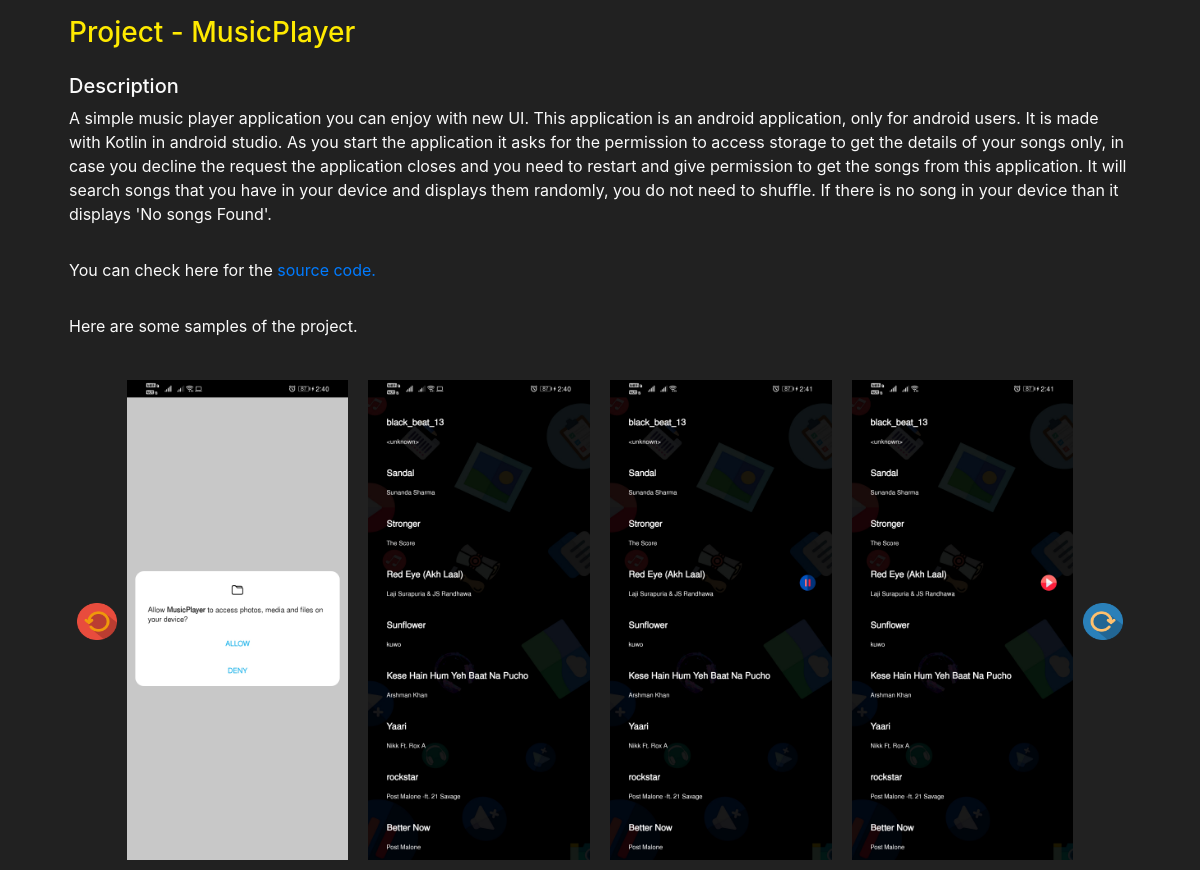
Screenshot of /project/2/ with the database file from the repository.
### mywebsite/models.py (models this page shows, shortened)
class Project(models.Model):
    project_name = models.CharField(max_length=100)
    started = models.DateField(default=timezone.now())
    ended = models.DateField(default=timezone.now())
    source = models.URLField(max_length=200)
    description = models.CharField(max_length=1000)
    image = models.ImageField(blank=True)

class ProjectImages(models.Model):
    project = models.ForeignKey(Project, default=None, on_delete=models.CASCADE)
    images = models.FileField(upload_to = 'images/')

### mywebsite/views.py (the view)
# urls.py: path('project/<int:id>/', views.projectview, name='product_detail')
def projectview(request, id):
    project = get_object_or_404(Project, id=id)
    photos = ProjectImages.objects.filter(project = project)
    context = {
        'project' : project,
        'photos' : photos
    }
    return render(request, 'mywebsite/projectview.html', context)

### mywebsite/templates/mywebsite/projectview.html (shortened to what this page needs)
{% extends './base.html' %}
{% load static %}
{% block css %}
<link href="{% static 'css/project.css' %}" rel="stylesheet" type="text/css">
{% endblock %}
{% block content %}
<div class="container">
    <div class="row my-3 mx-4">
        <h3>Project - {{ project.project_name }}</h3>
    </div>
    <div class="row my-3 mx-4">
        <h5>Description</h5>
        <p>{{ project.description }}</p>
    </div>
    <div id="link" class="row my-3 mx-4">
        <p>You can check here for the <a href="{{ project.source }}">source code.</a></p>
    </div>
    <div class="row my-3 mx-4">
        <p>Here are some samples of the project.</p>
    </div>
    <div class="element">
        <img class="b1 fl" onclick="plusDivs(-1)" src="{% static 'images/left_arrow.png' %}">
        {% for photo in photos %}
        <img class="mySlides fl" src="{% static photo.images.name %}">
        {% endfor %}
        <img class="b2 fl" onclick="plusDivs(1)" src="{% static 'images/right_arrow.png' %}">
    </div>
</div>
{% endblock %}

### static/css/project.css (style rules this page uses)
body { background-color: #212121 !important; color: #fafafa !important; }
h3 { color: #ffea00 !important; text-align: center !important; }
#link a { text-decoration: none; }
.element { display: flex; justify-content: center; align-items: center; }
.mySlides { height: 500px; width: auto; padding: 10px; }
.b1 { padding-top: 3px; width: 40px; height: 40px; }
.b2 { padding-top: 3px; width: 40px; height: 40px; }

### rows the page displays
Project: project_name "MusicPlayer", description "A simple music player application you can enjoy with new UI. This application is an android application, only for android users. It is made with Kotlin in android studio. As you start the application it asks for the permission to access storage to get the details of your songs only, in case you decline the request the application closes and you need to restart and give permission to get the songs from this application. It will search songs that you have in your device and displays them randomly, you do not need to shuffle. If there is no song in your device than it displays 'No songs Found'."
ProjectImages: images (picture)
ProjectImages: images (picture)
ProjectImages: images (picture)
ProjectImages: images (picture)
